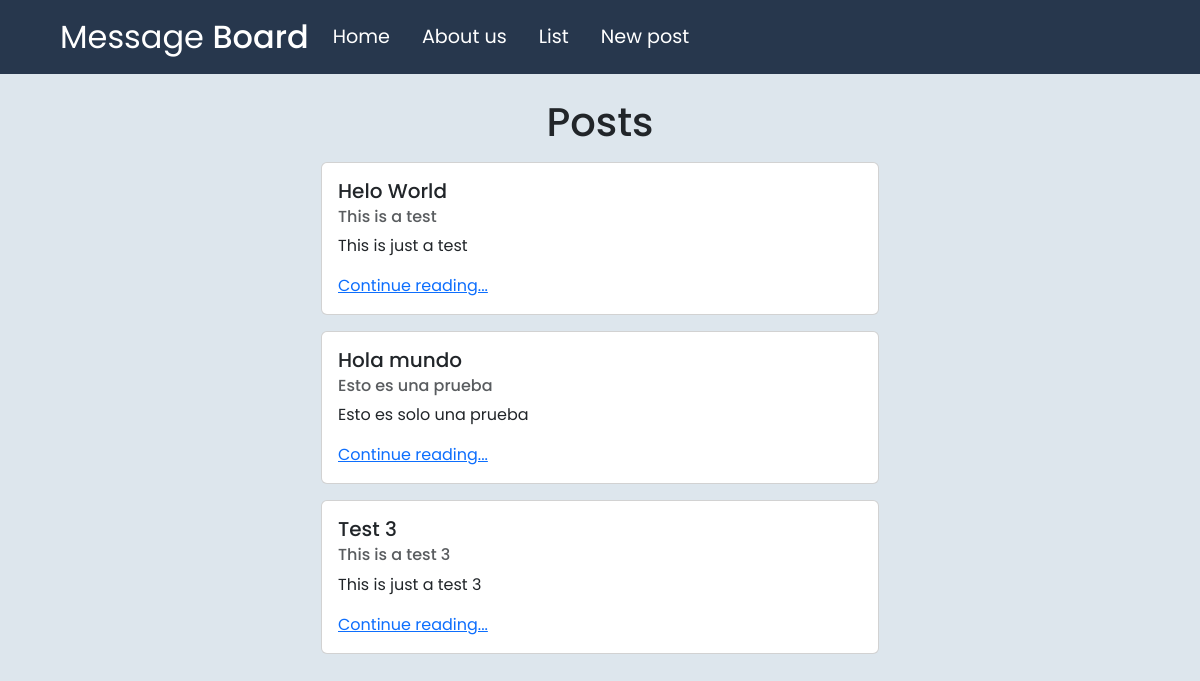
The page /list/ on the database as committed earlier.
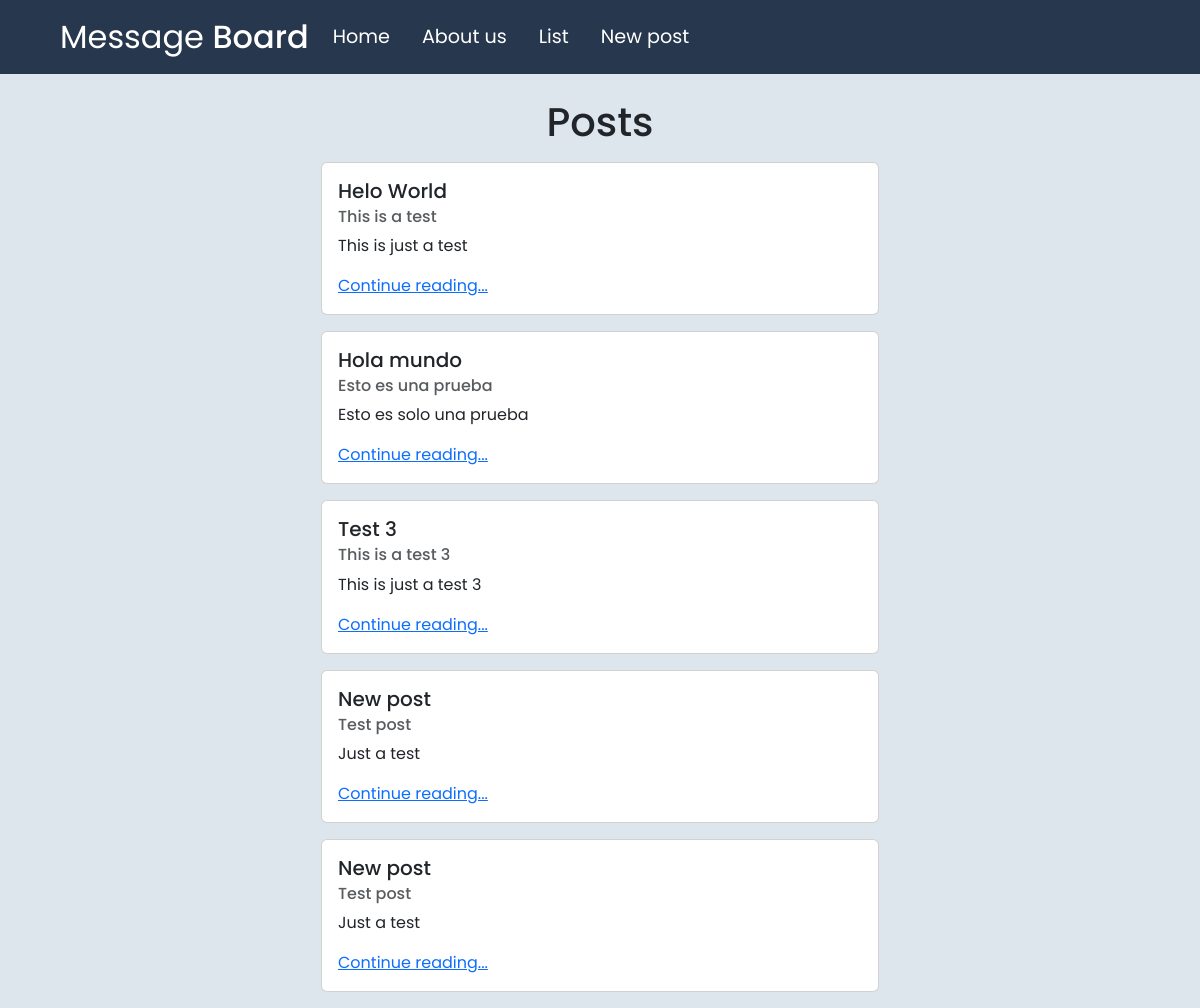
The same page on the database as committed later.
### posts/models.py (models this page shows, shortened)
class Post(models.Model):                                 # Inheritance
  title = models.CharField(max_length=128)                # Composition
  subtitle= models.CharField(max_length=256)              # Composition
  body = models.TextField()                               # Composition
  created_on = models.DateTimeField(auto_now_add=True)    # Composition

### posts/views.py (the view)
# urls.py: path("list/", views.PostListView.as_view(), name="list"),
class PostListView(ListView):
  template_name = "posts/list.html"
  model = Post

### templates/posts/list.html (shortened to what this page needs)
{% extends 'base.html' %}
{% load static %}
{% block content %}
<div class="container mt-4">
  <h1 class="center mb-3">Posts</h1>
  <div class="cards-container">
    {% for post in post_list %}
    <div class="card mb-3">
      <div class="card-body">
        <h5 class="card-title">{{ post.title}}</h5>
        <h6 class="card-subtitle mb-2 text-body-secondary">{{ post.subtitle }}</h6>
        <p class="card-text">{{ post.body|truncatechars:128 }}
        </p>
        <a href="{% url 'detail' post.id %}" class="card-link">Continue reading...</a>
      </div>
    </div>
    {% endfor %}
  </div>
</div>
{% endblock content %}

### templates/base.html (shortened to what this page needs)
{% load static %}
<!DOCTYPE html>
<html lang="en">
<head>
  <link href="https://cdn.jsdelivr.net/npm/bootstrap@5.3.3/dist/css/bootstrap.min.css" rel="stylesheet"
>
  <link rel="stylesheet" href="https://cdn.jsdelivr.net/npm/bootstrap-icons@1.11.3/font/bootstrap-icons.min.css">
  <link rel="stylesheet" href="{% static 'css/base.css' %}">
</head>
<body>
  <nav class="navbar navbar-expand-lg bg-body-tertiary navbar-custom">
    <div class="container-fluid ms-5">
      <a class="navbar-brand nav-title txt-white" href="{% url 'home' %}">Message <span
          class="w-medium">Board</span></a>
      <div class="collapse navbar-collapse secondary-text" id="navbarSupportedContent">
        <ul class="navbar-nav me-auto mb-2 mb-lg-0">
          <li class="nav-item me-3">
            <a class="nav-link active txt-white" href="{% url 'home' %}">Home</a>
          </li>
          <li class="nav-item me-3">
            <a class="nav-link active txt-white" href="{% url 'about' %}">About us</a>
          </li>
          <li class="nav-item me-3">
            <a class="nav-link active txt-white" href="{% url 'list' %}">List</a>
          </li>
          <li class="nav-item me-3">
            <a class="nav-link active txt-white" href="{% url 'new' %}">New post</a>
          </li>
        </ul>
      </div>
    </div>
  </nav>
  {% block content %}{% endblock content %}
</body>
</html>

### static/css/base.css (style rules this page uses)
html { scroll-behavior: smooth; }
body { font-family: "Poppins", sans-serif; background-color: #DDE6ED; }
.navbar-custom { background-color: #27374D !important; }
.txt-white { color: white !important; }
.nav-title { font-size: 2rem; }
.w-medium { font-weight: 500; }
.secondary-text { font-size: 1.2rem; }
.center { text-align: center; }
.cards-container { display: flex; flex-direction: column; width: 50%; margin-left: auto; margin-right: auto; }

Rows that differ between the two databases and show on the page:
added Post: title "New post", subtitle "Test post", body "Just a test"
added Post: title "New post", subtitle "Test post", body "Just a test"
